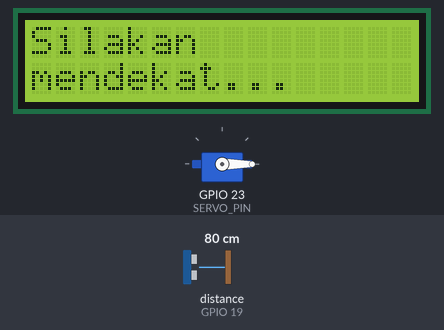
A sketch run on a simulated ESP32. On the bench: servo, 16×2 character LCD. Wiring (inferred from the names in the program): ultrasonic range finder: trigger GPIO 18; echo GPIO 19. The test bench sets the inputs (shaded band); at power-on: distance to the obstacle (sensor on GPIO 19) 80 cm. The echo pulse lasts 58.3 µs per cm; what the sketch prints to the serial monitor is not drawn.

Above: at 3.2 s.
3.3 s: distance to the obstacle (sensor on GPIO 19) set to 2 cm
At 4.0 s:
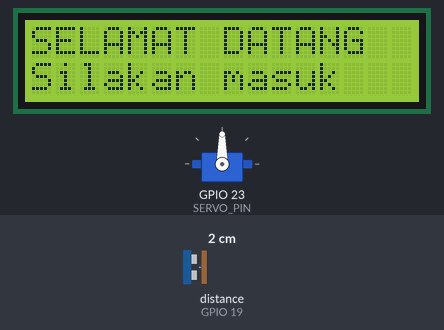
4.9 s: distance to the obstacle (sensor on GPIO 19) set to 13 cm
6.4 s: distance to the obstacle (sensor on GPIO 19) set to 17 cm
At 7.4 s:
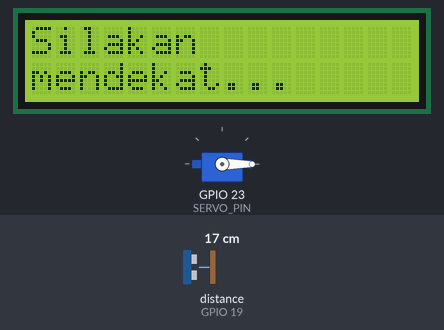
8.2 s: distance to the obstacle (sensor on GPIO 19) set to 4 cm
At 9.4 s:
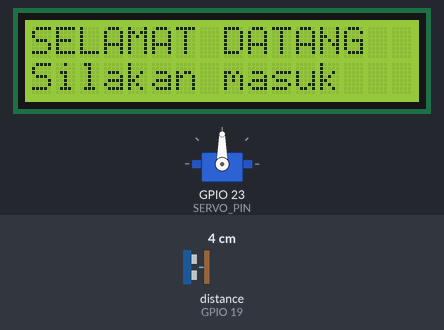
Timing chart, 0 to 11.2 s (numbered marks = the images above; inputs shaded):
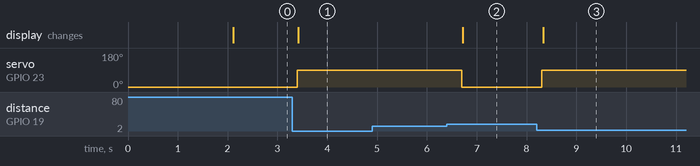

Measured:
- the behaviour switches between 14 and 15 cm on distance to the obstacle (sensor on GPIO 19) (found by bisection; images 1 and 2)
- after the input at 3.3 s, servo on GPIO 23 (SERVO_PIN): 0° → 90° after 0.09 s; the display: changes after 0.12 s (image 1)
- after the input at 4.9 s, every drawn part: stays the same
- after the input at 6.4 s, servo on GPIO 23 (SERVO_PIN): 90° → 0° after 0.29 s; the display: changes after 0.31 s (image 2)
- after the input at 8.2 s, servo on GPIO 23 (SERVO_PIN): 0° → 90° after 0.11 s; the display: changes after 0.13 s (image 3)

The sketch:

smart-parkir.ino
```cpp
#include <Wire.h>
#include <LiquidCrystal_I2C.h>
#include <ESP32Servo.h>

#define TRIG_PIN 18
#define ECHO_PIN 19
#define SERVO_PIN 23

// LCD kamu diubah dari 21/22 menjadi 25/26
#define SDA_PIN 25
#define SCL_PIN 26

LiquidCrystal_I2C lcd(0x27, 16, 2);

Servo servo;

const int batasJarak = 15;

void setup()
{
    Serial.begin(115200);

    // Ultrasonic
    pinMode(TRIG_PIN, OUTPUT);
    pinMode(ECHO_PIN, INPUT);

    // Servo
    servo.attach(SERVO_PIN);
    servo.write(0);

    // LCD I2C
    Wire.begin(SDA_PIN, SCL_PIN);

    lcd.init();
    lcd.backlight();

    lcd.clear();

    lcd.setCursor(0, 0);
    lcd.print("Silakan");

    lcd.setCursor(0, 1);
    lcd.print("Mendekat...");

    delay(2000);

    lcd.clear();
}

float bacaJarak()
{
    digitalWrite(TRIG_PIN, LOW);
    delayMicroseconds(2);

    digitalWrite(TRIG_PIN, HIGH);
    delayMicroseconds(10);

    digitalWrite(TRIG_PIN, LOW);

    long durasi = pulseIn(
        ECHO_PIN,
        HIGH,
        30000
    );

    if (durasi == 0)
    {
        return -1;
    }

    float jarak =
        durasi * 0.0343 / 2;

    return jarak;
}

void loop()
{
    float jarak = bacaJarak();

    Serial.print("Jarak: ");

    if (jarak < 0)
    {
        Serial.println("Tidak terbaca");
    }
    else
    {
        Serial.print(jarak);
        Serial.println(" cm");
    }

    // Jika ada benda <= 15 cm
    if (jarak > 0 && jarak <= batasJarak)
    {
        servo.write(90);

        lcd.clear();

        lcd.setCursor(0, 0);
        lcd.print("SELAMAT DATANG");

        lcd.setCursor(0, 1);
        lcd.print("Silakan masuk");

        delay(300);
    }

    // Jika tidak ada benda
    else
    {
        servo.write(0);

        lcd.clear();

        lcd.setCursor(0, 0);
        lcd.print("Silakan");

        lcd.setCursor(0, 1);
        lcd.print("mendekat...");

        delay(300);
    }
}
```
